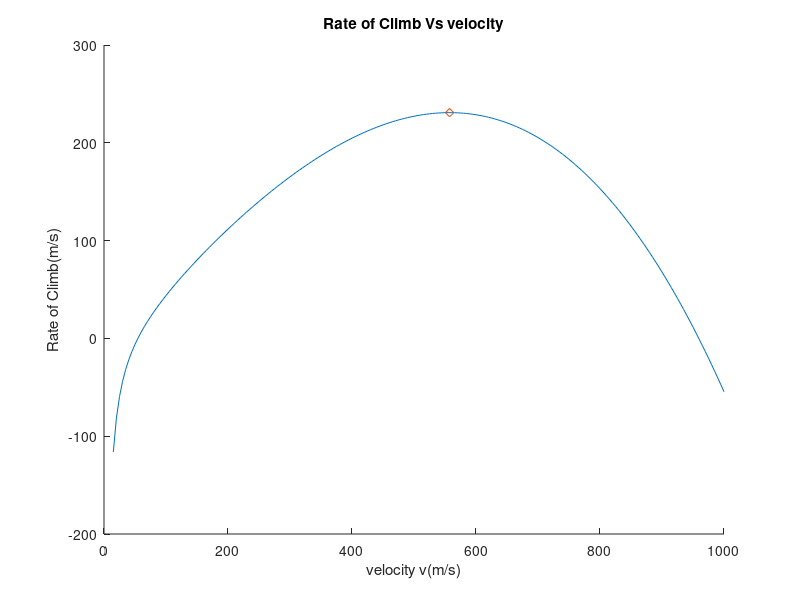

MATLAB code for this plot:
clc
clear
W=266893.3;%Inputs max
S=42.7;%Inputs
b=10.7;
T=169032.42;%Inputs max
rho=1.225;%Inputs
AR=b^2/S;
e=0.85761;
Cdo=0.007;%Inputs
k=0.1846;
WS=W/S;
TW=T/W;
LD=1/(sqrt(4*Cdo*k))
v=15:5:1000;

Cl=W./(0.5*rho*(v.^2)*S);
Cd=Cdo+k*Cl.^2;
Q=0.5*rho*v.^2;
RC=v.*(TW-((Q.*Cdo)/WS)-(WS*(k./Q)));


z=1+sqrt(1+(3/((LD^2)*(TW^2))));
RCmax=sqrt((WS*z)/(3*rho*Cdo))*(TW^(3/2))*(1-(z/6)-(3/(2*(TW^2)*(LD^2)*z)))
Vmax=sqrt((TW*WS*z)/(3*rho*Cdo))
gamma=asind(RCmax/Vmax);


xlabel ('velocity v(m/s)'); ylabel ( 'Rate of Climb(m/s)');
hold on
plot(v,RC)
plot(Vmax,RCmax,'d')
title('Rate of Climb Vs velocity');
hold off